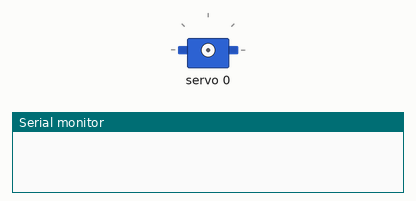
This sketch was run on a simulated Arduino Uno, built with avr-gcc and run on an emulated ATmega328P. On the bench: servo, the last lines printed to the serial monitor.

Above: at 0.05 s.
At 6.4 s:
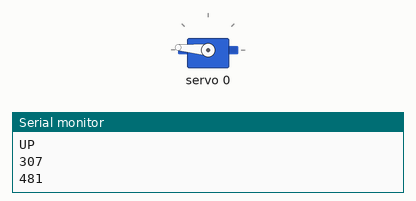
Timing chart, 0 to 9.7 s (numbered marks = the images above):
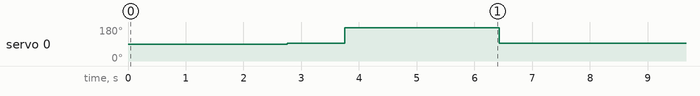

The sketch:

Shadow_Puppet.ino
```cpp
#include <Adafruit_PWMServoDriver.h>
//The pwm driver has index of 0-15. choosing which goes where is dependant on the .ino file

Adafruit_PWMServoDriver Puppets = Adafruit_PWMServoDriver();

// Copied code for PWM driver
#define FREQUENCY 50
#define MIN_PULSE_WIDTH 650
#define MAX_PULSE_WIDTH 2350
#define DEFAULT_PULSE_WIDTH 1500
#define FREQUENCY 50

// direction definition for PWM
#define UP_PWM 180
#define DOWN_PWM 0

//definition for midpoint of all puppet objs
#define MID 90

// Define puppet indices
#define ROCKET_1 0

int pulseWidth(int angle);

class Puppet
{
  public:
    Puppet(int index );
    void up(int pwm);
    void down (int pwm);
    void stop_puppet ();
  private:
    int _index;
};

Puppet::Puppet(int index)
{
  _index = index;
}

void Puppet::up (int pwm)
{
  Puppets.setPWM(ROCKET_1, 0, pulseWidth(pwm));
}

void Puppet::down (int pwm)
{
  Puppets.setPWM(ROCKET_1, 0, pulseWidth(pwm));
}

void Puppet::stop_puppet ()
{
  Puppets.setPWM(ROCKET_1, 0, pulseWidth(MID));
}


void setup()
{
  Serial.begin(9600);
  Puppets.begin();
  Puppets.setPWMFreq(FREQUENCY);
  Puppet rocket1 (ROCKET_1);
}

void loop()
{
  /*Puppets.setPWM(ROCKET_1, 0, pulseWidth(75));
    delay(5000);
    Puppets.setPWM(ROCKET_1, 0,pulseWidth(90));
    delay(1000);
    Puppets.setPWM(ROCKET_1, 0, pulseWidth(180));
    delay(5000);
    Puppets.setPWM(ROCKET_1, 0,pulseWidth(90));
    delay(1000);*/
  Puppet rocket1(ROCKET_1);

  //rocket1.up(DOWN_PWM);
  delay(3200-445);
  Serial.println("UP");
  rocket1.stop_puppet();
  delay(1000);
  rocket1.down(UP_PWM);
  delay(3150-475);
  Serial.println("DOWN");
  rocket1.stop_puppet();
  delay(1000);
}

int pulseWidth(int angle)
{
  int pulse_wide, analog_value;
  pulse_wide = map(angle, 0, 180, MIN_PULSE_WIDTH, MAX_PULSE_WIDTH);
  analog_value = int(float(pulse_wide) / 1000000 * FREQUENCY * 4096);
  Serial.println(analog_value);
  return analog_value;
}
```

Measured:
- by itself, servo 0: repeats every 7.4 s: 175° 2.7 s, 93° 4.8 s
